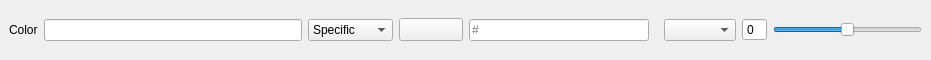
<?xml version="1.0" encoding="UTF-8"?>
<ui version="4.0">
 <class>Form</class>
 <widget class="QWidget" name="Form">
  <property name="geometry">
   <rect>
    <x>0</x>
    <y>0</y>
    <width>931</width>
    <height>60</height>
   </rect>
  </property>
  <property name="windowTitle">
   <string>Form</string>
  </property>
  <layout class="QVBoxLayout" name="verticalLayout">
   <property name="leftMargin">
    <number>0</number>
   </property>
   <property name="topMargin">
    <number>0</number>
   </property>
   <property name="rightMargin">
    <number>0</number>
   </property>
   <property name="bottomMargin">
    <number>0</number>
   </property>
   <item>
    <widget class="QFrame" name="paletteEntry_frame">
     <layout class="QHBoxLayout" name="paletteEntry_horizontalLayout">
      <item>
       <widget class="QLabel" name="preview_label">
        <property name="text">
         <string>Color</string>
        </property>
       </widget>
      </item>
      <item>
       <widget class="QLineEdit" name="name_lineEdit">
        <property name="xmlTag" stdset="0">
         <string>name</string>
        </property>
       </widget>
      </item>
      <item>
       <widget class="QComboBox" name="comboBox">
        <item>
         <property name="text">
          <string>Specific</string>
         </property>
        </item>
        <item>
         <property name="text">
          <string>Derivative</string>
         </property>
        </item>
       </widget>
      </item>
      <item>
       <widget class="QFrame" name="specific_frame">
        <layout class="QHBoxLayout" name="horizontalLayout">
         <property name="leftMargin">
          <number>0</number>
         </property>
         <item>
          <widget class="QToolButton" name="colorChooser_button">
           <property name="minimumSize">
            <size>
             <width>64</width>
             <height>0</height>
            </size>
           </property>
           <property name="toolTip">
            <string>Base colour</string>
           </property>
           <property name="colorChooser" stdset="0">
            <bool>true</bool>
           </property>
           <property name="xmlTag" stdset="0">
            <string>color</string>
           </property>
          </widget>
         </item>
         <item>
          <widget class="QLineEdit" name="hex_lineEdit">
           <property name="placeholderText">
            <string>#</string>
           </property>
          </widget>
         </item>
        </layout>
       </widget>
      </item>
      <item>
       <widget class="QFrame" name="derived_frame">
        <layout class="QHBoxLayout" name="horizontalLayout_2">
         <property name="leftMargin">
          <number>0</number>
         </property>
         <property name="topMargin">
          <number>0</number>
         </property>
         <property name="rightMargin">
          <number>0</number>
         </property>
         <property name="bottomMargin">
          <number>0</number>
         </property>
         <item>
          <widget class="QComboBox" name="comboBox_2"/>
         </item>
         <item>
          <widget class="QSpinBox" name="spinBox">
           <property name="buttonSymbols">
            <enum>QAbstractSpinBox::NoButtons</enum>
           </property>
          </widget>
         </item>
         <item>
          <widget class="QSlider" name="uiContrast_Slider">
           <property name="maximum">
            <number>100</number>
           </property>
           <property name="value">
            <number>50</number>
           </property>
           <property name="orientation">
            <enum>Qt::Horizontal</enum>
           </property>
           <property name="tickPosition">
            <enum>QSlider::NoTicks</enum>
           </property>
           <property name="tickInterval">
            <number>10</number>
           </property>
          </widget>
         </item>
        </layout>
       </widget>
      </item>
     </layout>
    </widget>
   </item>
  </layout>
 </widget>
 <resources/>
 <connections/>
</ui>
